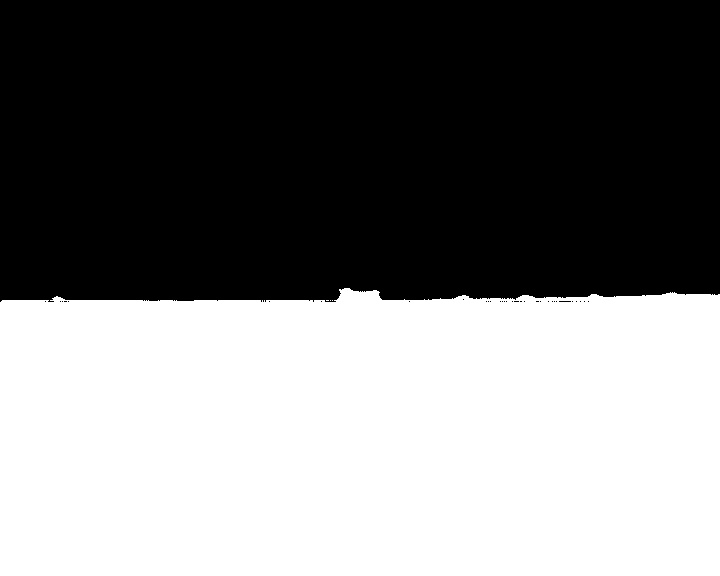
#> input picture testRes/147.jpg, 720 x 576 px; its folder holds 4 pictures in this run
$ jupyter execute plot_line.ipynb
#> lines starting #> are read from the running program, lines starting #| are printed output that depends on the picture
[cell 1]
import cv2
import os
import matplotlib.pylab as plt
import numpy as py

[cell 2]
cnnResPath = './testRes'
cnnResIds = list(os.listdir(cnnResPath))
linePath = './testResLine'

[cell 3]
for img_name in cnnResIds:
    if '.jpg' not in img_name:
        continue
    img = cv2.imread(cnnResPath+'/'+img_name,cv2.IMREAD_GRAYSCALE)
#> img is the input picture: shape (576, 720); min 0, max 255, mean 123
    n, m = img.shape
#> n = 576; m = 720
    fig,ax = plt.subplots()
    ax.imshow(img,'gray')
    for i in range(0,m):
        for j in range(0,n):
            if img[j,i] != 0:
                plt.plot(i,j,'r.',)
                plt.ylim([n-1,0])
                # plt.xlim([m-1, 0])
                plt.xlim([0, m-1])
                plt.xticks([])
                plt.yticks([])
                break
    fig.savefig(linePath+'/'+img_name)
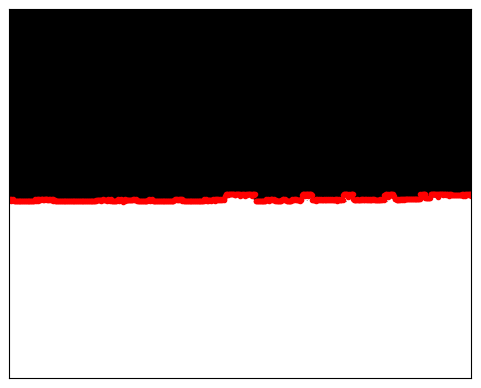
#> figure drawn by matplotlib, 1 panel
#> pass 2 of the loop `for img_name in cnnResIds:`:
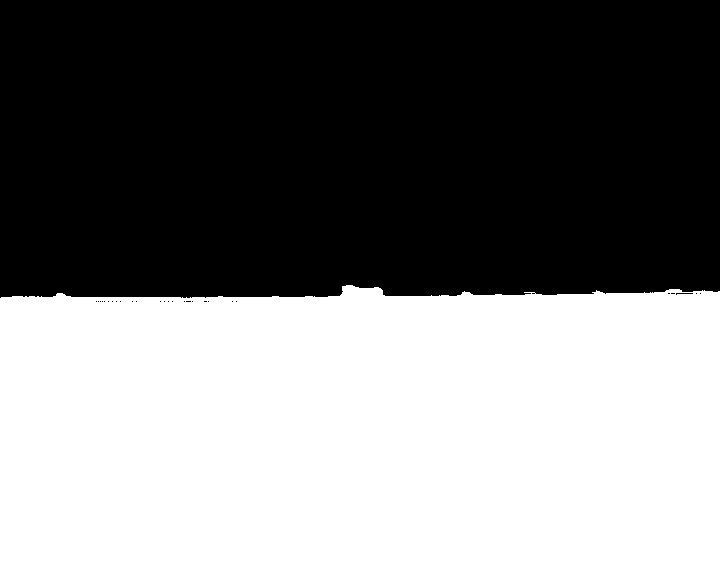
#> input picture testRes/153.jpg, 720 x 576 px
#> img is the input picture: shape (576, 720); min 0, max 255, mean 124.5
#> `fig.savefig(linePath+'/'+img_name)`:
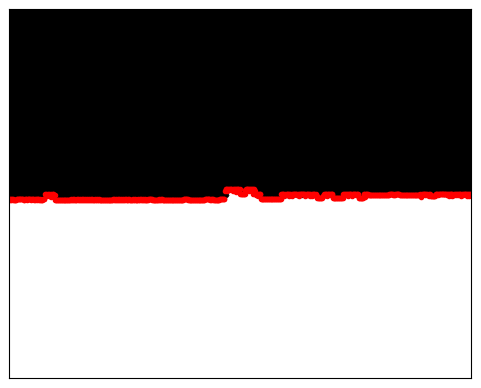
#> figure drawn by matplotlib, 1 panel
#> pass 3 of the loop `for img_name in cnnResIds:`:
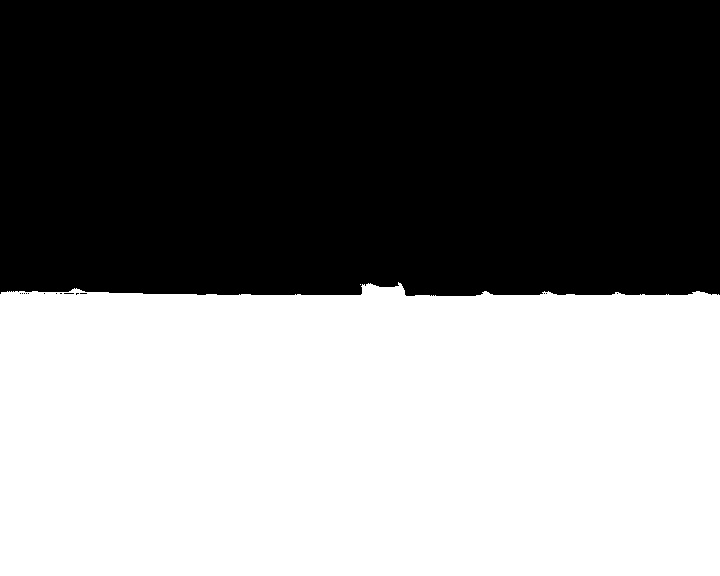
#> input picture testRes/184.jpg, 720 x 576 px
#> img is the input picture: shape (576, 720); min 0, max 255, mean 125
#> `fig.savefig(linePath+'/'+img_name)`:
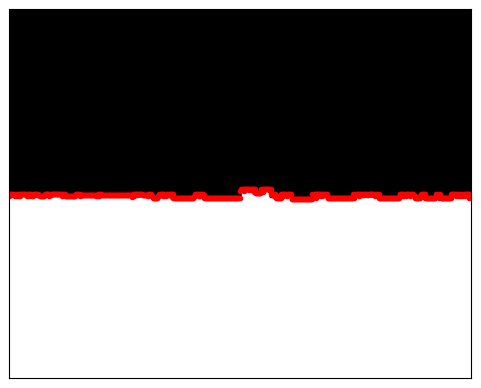
#> figure drawn by matplotlib, 1 panel
#> the loop made 4 passes; the first 3 are shown
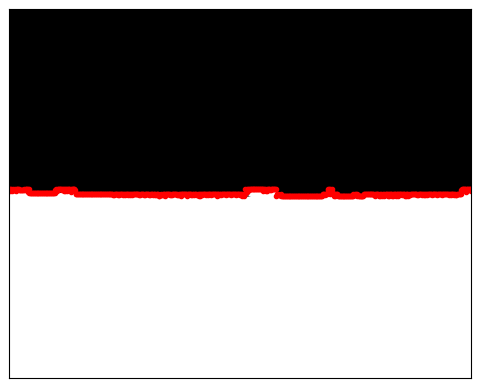
#> figure drawn by matplotlib, 1 panel
